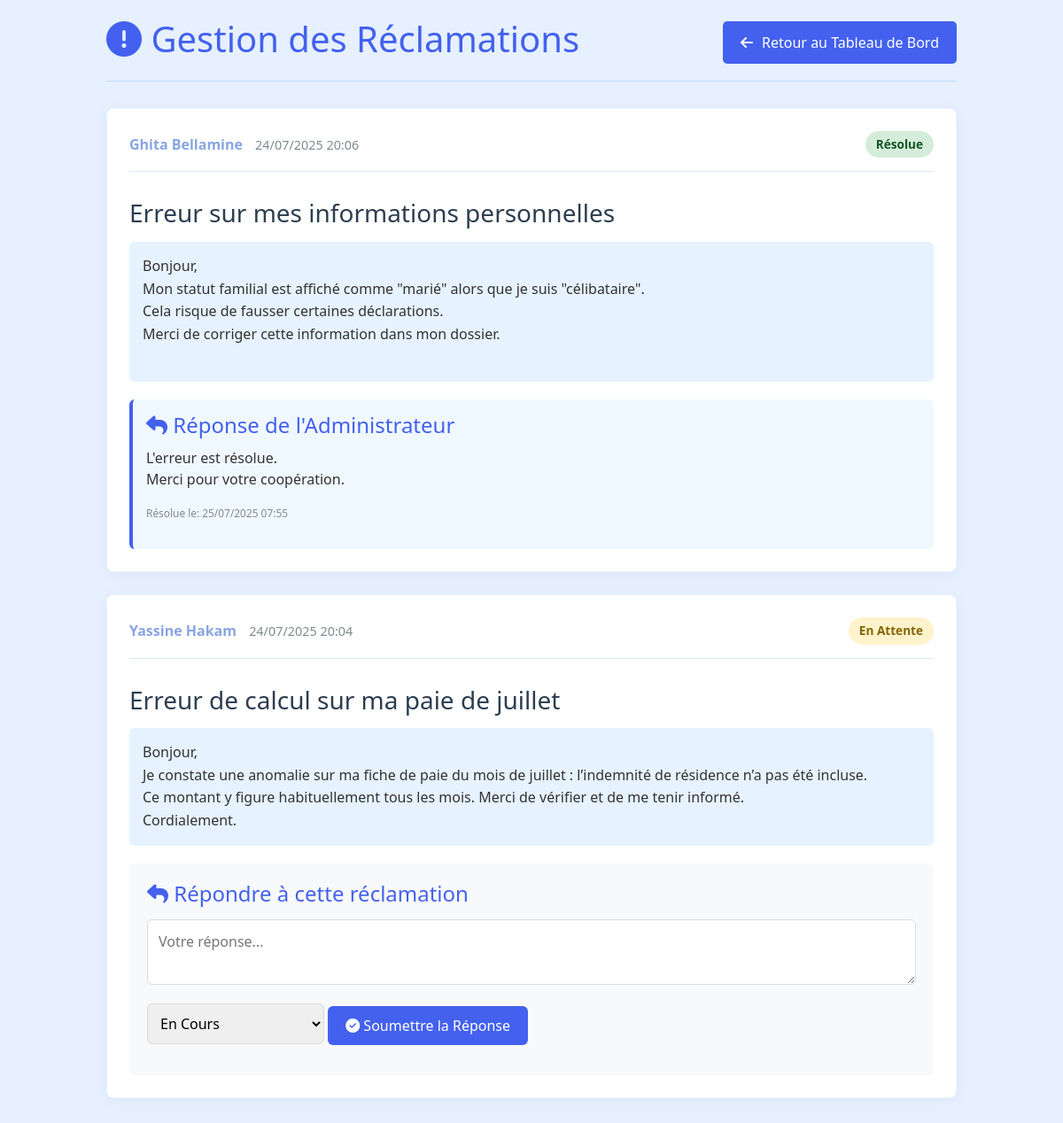
The app's page /stage/reclamations.php (signed in) with its own data.
### tables this page shows
CREATE TABLE `reclamations` (
  `id` int(11) NOT NULL,
  `PPR` int(11) NOT NULL,
  `title` varchar(255) NOT NULL,
  `content` text NOT NULL,
  `status` enum('pending','in_progress','resolved') DEFAULT 'pending',
  `created_at` timestamp NOT NULL DEFAULT current_timestamp(),
  `resolved_at` timestamp NULL DEFAULT NULL,
  `admin_response` text DEFAULT NULL
);

CREATE TABLE `utilisateurs` (
  `PPR` int(11) NOT NULL,
  `Cin` varchar(25) NOT NULL,
  `prenom` varchar(25) NOT NULL,
  `nom` varchar(25) NOT NULL,
  `d_naiss` date NOT NULL,
  `d_recrutement` date NOT NULL,
  `sit_familliale` varchar(25) NOT NULL,
  `genre` varchar(25) NOT NULL,
  `role` varchar(25) NOT NULL DEFAULT 'user',
  `email` varchar(50) DEFAULT NULL,
  `password` varchar(255) NOT NULL,
  `fonction` varchar(25) NOT NULL,
  `grade` varchar(25) NOT NULL,
  `img` longblob NOT NULL,
  `mime_type` int(50) DEFAULT NULL,
  `img_profile` longblob NOT NULL,
  `mime_type2` varchar(50) NOT NULL
);

### stage/reclamations.php (the view, shortened to what this page needs)
<?php
$db = Database::getInstance()->getConnection();
$userRole = $_COOKIE['role'] ?? 'user';
if ($userRole === 'admin') {
    $complaints = $db->query("
        SELECT r.*, u.nom, u.prenom
        FROM reclamations r
        JOIN utilisateurs u ON r.PPR = u.PPR
        ORDER BY r.created_at DESC
    ")->fetchAll(PDO::FETCH_ASSOC);
}
?>
<!DOCTYPE html>
<html lang="fr">
<head>
    <link href="https://cdnjs.cloudflare.com/ajax/libs/font-awesome/6.4.0/css/all.min.css" rel="stylesheet">
    <link href="https://cdn.jsdelivr.net/npm/bootstrap@5.3.0/dist/css/bootstrap.min.css" rel="stylesheet">
</head>
<body>
    <div class="main-content">
        <div class="container">
            <div class="complaint-header">
                <h1><i class="fas fa-exclamation-circle" style="color: var(--primary-blue);"></i> Gestion des Réclamations</h1>
                <br>   <a href="dash.php" class="return-button">
                <i class="fas fa-arrow-left"></i> Retour au Tableau de Bord
            </a>
            </div>
            <div class="complaints-list">
                <?php if (empty($complaints)): ?>
                    <div class="no-complaints">
                        <i class="fas fa-info-circle"></i>
                        <p>Aucune réclamation trouvée</p>
                    </div>
                <?php else: ?>
                    <?php foreach ($complaints as $complaint): ?>
                        <div class="complaint-card">
                            <div class="complaint-header">
                                <div>
                                    <?php if ($userRole === 'admin'): ?>
                                        <span class="complaint-author"><?= htmlspecialchars($complaint['prenom'] . ' ' . $complaint['nom']) ?></span>
                                    <?php else: ?>
                                        <span class="complaint-author">Votre réclamation</span>
                                    <?php endif; ?>
                                    <span class="complaint-date"><?= date('d/m/Y H:i', strtotime($complaint['created_at'])) ?></span>
                                </div>
                                <span class="complaint-status status-<?= str_replace(' ', '_', $complaint['status']) ?>">
                                    <?=
                                        $complaint['status'] === 'pending' ? 'En Attente' :
                                        ($complaint['status'] === 'in_progress' ? 'En Cours' : 'Résolue')
                                    ?>
                                </span>
                            </div>
                            <h3><?= htmlspecialchars($complaint['title']) ?></h3>
                            <div class="complaint-content">
                                <?= nl2br(htmlspecialchars($complaint['content'])) ?>
                            </div>
                            <?php if ($complaint['admin_response']): ?>
                                <div class="admin-response">
                                    <h4><i class="fas fa-reply"></i> Réponse de l'Administrateur</h4>
                                    <p><?= nl2br(htmlspecialchars($complaint['admin_response'])) ?></p>
                                    <?php if ($complaint['resolved_at']): ?>
                                        <p class="resolved-date"><small>Résolue le: <?= date('d/m/Y H:i', strtotime($complaint['resolved_at'])) ?></small></p>
                                    <?php endif; ?>
                                </div>
                            <?php endif; ?>
                            <?php if ($userRole === 'admin' && $complaint['status'] !== 'resolved'): ?>
                                <div class="response-form">
                                    <h4><i class="fas fa-reply"></i> Répondre à cette réclamation</h4>
                                    <form method="POST">
                                        <textarea name="response" placeholder="Votre réponse..." required></textarea>
                                        <select name="status">
                                            <option value="in_progress">En Cours</option>
                                        </select>
                                        <button type="submit" name="admin_response" class="btn btn-primary">
                                            <i class="fas fa-check-circle"></i> Soumettre la Réponse
                                        </button>
                                    </form>
                                </div>
                            <?php endif; ?>
                        </div>
                    <?php endforeach; ?>
                <?php endif; ?>
            </div>
        </div>
    </div>
</body>
</html>

### stage/reclamations.php (style rules this page uses)
:root { --primary-blue: #4361ee; --secondary-blue: #88a5e2ff; --light-blue: #e6f2ff; --lighter-blue: #f0f8ff; --dark-blue: #2c3e50; --light-gray: #f8f9fa; --white: #ffffff; --success: #2ecc71; --warning: #f39c12; --danger: #e74c3c; }
body { font-family: 'Segoe UI', Tahoma, Geneva, Verdana, sans-serif; background-color: #e6f0ff; margin: 0; padding: 0; color: #333; }
.container { max-width: 1000px; margin: 0 auto; padding: 20px; }
h1, h2, h3, h4 { color: #4361ee; }
.complaint-header { display: flex; justify-content: space-between; align-items: center; margin-bottom: 30px; padding-bottom: 15px; border-bottom: 1px solid rgba(52, 152, 219, 0.2); }
.complaint-form input[type="text"], .complaint-form textarea, .response-form textarea { width: 100%; padding: 12px; margin-bottom: 15px; border-radius: 6px; border: 1px solid #ddd; transition: border 0.3s; font-family: inherit; }
.complaint-card { background-color: var(--white); border-radius: 8px; padding: 25px; margin-bottom: 25px; box-shadow: 0 2px 15px rgba(0, 0, 0, 0.05); border: 1px solid rgba(52, 152, 219, 0.1); }
.complaint-card h3 { color: var(--dark-blue); margin-top: 10px; margin-bottom: 15px; }
.complaint-author { font-weight: 600; color: var(--secondary-blue); }
.complaint-date { color: #7f8c8d; font-size: 0.9em; margin-left: 10px; }
.complaint-status { display: inline-block; padding: 5px 12px; border-radius: 20px; font-size: 0.85em; font-weight: 600; }
.status-pending { background-color: #fff3cd; color: #856404; }
.status-resolved { background-color: #d4edda; color: #155724; }
.complaint-content { margin-bottom: 20px; padding: 15px; background-color: var(--light-blue); border-radius: 6px; line-height: 1.6; }
.admin-response { margin-top: 20px; padding: 15px; background-color: var(--lighter-blue); border-radius: 6px; border-left: 4px solid var(--primary-blue); }
.admin-response h4 { color: var(--primary-blue); margin-bottom: 10px; }
.response-form { margin-top: 20px; padding: 20px; background-color: var(--light-gray); border-radius: 6px; }
.response-form h4 { color: var(--primary-blue); margin-bottom: 15px; }
.btn { padding: 10px 20px; border-radius: 6px; border: none; cursor: pointer; font-weight: 500; transition: all 0.3s; }
.btn-primary { background-color: var(--primary-blue); color: white; }
select { padding: 10px; border-radius: 6px; border: 1px solid #ddd; margin-bottom: 15px; width: 100%; max-width: 200px; }
.resolved-date { color: #7f8c8d; font-size: 0.85em; margin-top: 10px; }
.return-button { background-color: var(--primary-blue); color: white; border: none; padding: 12px 20px; border-radius: 5px; cursor: pointer; font-size: 16px; transition: all 0.3s ease; min-width: 150px; text-align: center; display: flex; align-items: center; justify-content: center; gap: 10px; text-decoration: none; }

### records on screen
reclamations: PPR.nom "Ghita Bellamine", created_at "24/07/2025 20:06", status "Résolue", title "Erreur sur mes informations personnelles", content "Bonjour, Mon statut familial est affiché comme \"marié\" alors que je suis \"célibataire\". Cela risque de fausser certaines déclarations. Merci de corriger cette information dans mon dossier.", admin_response "L'erreur est résolue. Merci pour votre coopération.", resolved_at "25/07/2025 07:55"
reclamations: PPR.nom "Yassine Hakam", created_at "24/07/2025 20:04", status "En Attente", title "Erreur de calcul sur ma paie de juillet", content "Bonjour, Je constate une anomalie sur ma fiche de paie du mois de juillet : l’indemnité de résidence n’a pas été incluse. Ce montant y figure habituellement tous les mois. Merci de vérifier et de me tenir informé. Cordialement."
